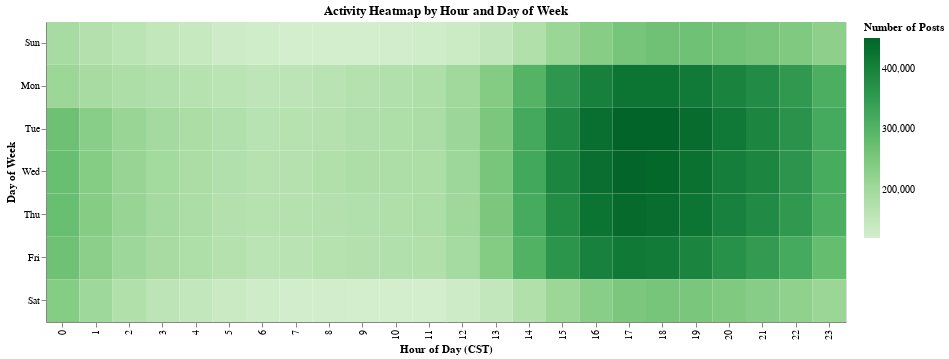

Write notebook code for a chart like this one.
### Markdown cell above
### Activity heatmap

### Code cell
df = conn.sql("""
    SELECT 
        EXTRACT(HOUR FROM (time - INTERVAL '6' HOUR)) as hour,
        EXTRACT(DOW FROM (time - INTERVAL '6' HOUR)) as day_of_week,
        COUNT(*) as count
    FROM hn
    GROUP BY hour, day_of_week
    ORDER BY hour, day_of_week
""").df()

days = ['Sun', 'Mon', 'Tue', 'Wed', 'Thu', 'Fri', 'Sat']
df['day_name'] = df['day_of_week'].map(lambda x: days[int(x)])

chart = alt.Chart(df).mark_rect().encode(
    x=alt.X('hour:O', title='Hour of Day (CST)'),
    y=alt.Y('day_name:O', title='Day of Week', sort=days),
    color=alt.Color('count:Q', title='Number of Posts',
                   scale=alt.Scale(scheme='greens')),
    tooltip=[
        alt.Tooltip('hour:O', title='Hour'),
        alt.Tooltip('day_name:O', title='Day'),
        alt.Tooltip('count:Q', title='Count', format=',')
    ]
).properties(
    title='Activity Heatmap by Hour and Day of Week',
    width=800,
    height=300
)
chart

### Figure 1 — Vega-Lite specification as saved in the notebook (floating-point values rounded to 4 significant figures; data arrays with more than 128 entries replaced by an {"elided": "..."} marker saying what was removed)
{"config": {"view": {"continuousWidth": 300, "continuousHeight": 300}}, "data": {"name": "data-70b9d093db46eb1738457755302b9c21"}, "mark": {"type": "rect"}, "encoding": {"color": {"field": "count", "scale": {"scheme": "greens"}, "title": "Number of Posts", "type": "quantitative"}, "tooltip": [{"field": "hour", "title": "Hour", "type": "ordinal"}, {"field": "day_name", "title": "Day", "type": "ordinal"}, {"field": "count", "format": ",", "title": "Count", "type": "quantitative"}], "x": {"field": "hour", "title": "Hour of Day (CST)", "type": "ordinal"}, "y": {"field": "day_name", "sort": ["Sun", "Mon", "Tue", "Wed", "Thu", "Fri", "Sat"], "title": "Day of Week", "type": "ordinal"}}, "height": 300, "title": "Activity Heatmap by Hour and Day of Week", "width": 800, "$schema": "https://vega.github.io/schema/vega-lite/v5.20.1.json", "datasets": {"data-70b9d093db46eb1738457755302b9c21": {"elided": "168 records"}}}
